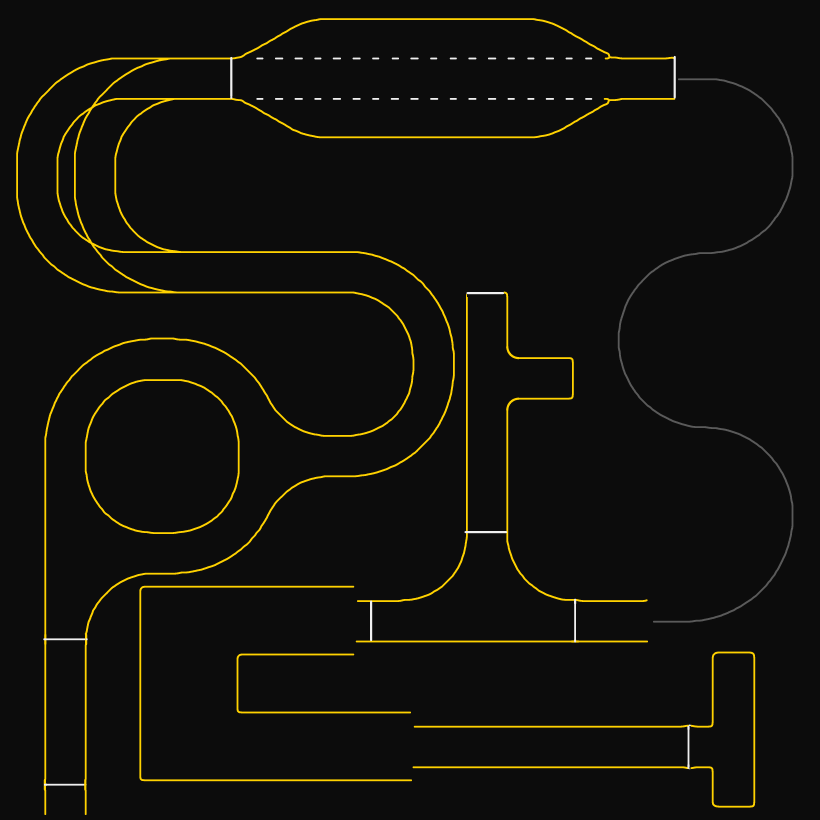
#> input picture src/asw_sim/models/asw_track/meshes/track.png, 4096 x 4096 px (shown at 1/5 size)
$ python draw_paths.py ../../asw_sim/models/asw_track/meshes/track.png
#> lines starting #> are read from the running program, lines starting #| are printed output that depends on the picture
#!/usr/bin/env python3
"""경로 CSV 여러 개를 트랙 맵 한 장에 그린다 (초록 전진 / 주황 후진, 경로마다 다른 밝기).
  python3 draw_paths.py out.png full_left full_right
"""
import csv
import os
import sys

import cv2

HERE = os.path.dirname(os.path.abspath(__file__))
PKG = os.path.dirname(HERE)
REPO = os.path.dirname(os.path.dirname(PKG))
N, SIZE_M, SCALE = 850, 8.5, 1.2
COLORS = [((60, 220, 60), (0, 140, 255)), ((255, 160, 60), (255, 60, 200)), ((60, 220, 220), (60, 60, 255))]


def px(x, y):
    return int(x * N / SIZE_M * SCALE), int((SIZE_M - y) * N / SIZE_M * SCALE)


def main():
    out, names = sys.argv[1], sys.argv[2:]
    img = cv2.imread(os.path.join(REPO, "src/asw_sim/models/asw_track/meshes/track.png"))
#> img is the input picture: shape (4096, 4096, 3); mean B, G, R 12.4, 17.1, 18.1
    img = cv2.resize(img, (int(N * SCALE), int(N * SCALE)), interpolation=cv2.INTER_AREA)
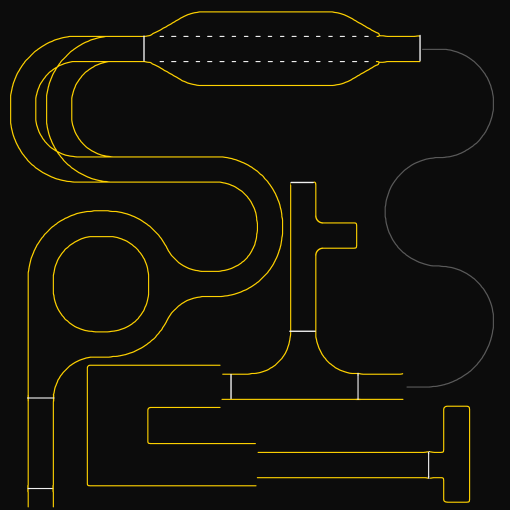
#> img: shape (1020, 1020, 3) (shown at 1/2 size); mean B, G, R 12.3, 17.1, 18.1
    for k, name in enumerate(names):
        pts = [(float(r["x"]), float(r["y"]), int(r["dir"]))
               for r in csv.DictReader(open(os.path.join(PKG, "paths", name + ".csv"), encoding="utf-8"))]
        fwd, rev = COLORS[k % len(COLORS)]
        for a, b in zip(pts, pts[1:]):
            cv2.line(img, px(*a[:2]), px(*b[:2]), fwd if b[2] > 0 else rev, 3 if k == 0 else 2, cv2.LINE_AA)
        for i in range(0, len(pts) - 8, 40):
            cv2.arrowedLine(img, px(*pts[i][:2]), px(*pts[i + 8][:2]), (255, 255, 0), 1, cv2.LINE_AA, tipLength=0.5)
        cv2.circle(img, px(*pts[-1][:2]), 8, fwd, 2)
        cv2.putText(img, name, (px(*pts[-1][:2])[0] - 120, px(*pts[-1][:2])[1] + (-12 if k == 0 else 22)),
                    cv2.FONT_HERSHEY_SIMPLEX, 0.5, fwd, 1, cv2.LINE_AA)
#> (the run stopped early here; a loop or call above may not have finished)
